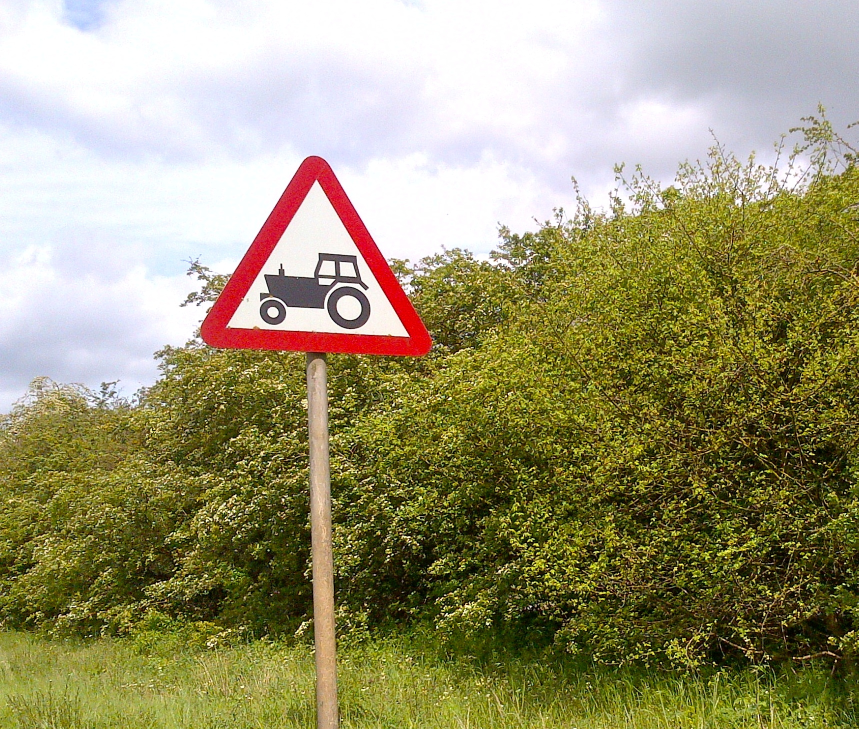
%> input picture img-20120505-00027.jpg, 1717 x 1458 px (shown at 1/2 size)
$ octave mainTest.m   (GNU Octave 9; MATLAB toolbox functions it lacks are replaced by stand-ins)
%> lines starting %> are read from the running program, lines starting %| are printed output that depends on the picture; in (x1, y1, x2, y2) boxes, pixels count from 0 and x2, y2 are one past the last pixel; in counts of white or black regions, pixels touching at a corner belong together; the program's own positions count from 1
%% Developed By Amburose Sekar.S
%% Works in WinterGreen Technologies,
%% Marthandam,KanyaKumari Dist,India.
%% Thanks For Third Party Codes.

clc;
clear all;
close all;

restoredefaultpath;
addpath(genpath(pwd));


[File,Path] = uigetfile('*','Select the Image file');
%> the answer given: img-20120505-00027.jpg
y=imread(strcat(Path,File));
%> y is the input picture: size 1458x1717x3 uint8; mean R, G, B 154.9, 149.3, 113.8
y=imresize(y,[250 300]);
%> y: size 250x300x3 uint8
figure,
imshow(y)
title('Input image')
y1=y;


s1=size(y);
%> s1 = [250 300 3]
src_img=y;
if(numel(s1) > 2)
    y=rgb2gray(y);
%> y: size 250x300 uint8
end
figure,
imshow(y)
title('Grayscale image')


%% find color MSER
R=double(src_img(:,:,1));
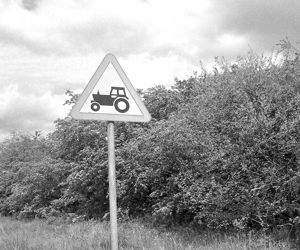
%> R: size 250x300 double; min 1, max 255, mean 154.9
G=double(src_img(:,:,2));
B=double(src_img(:,:,3));
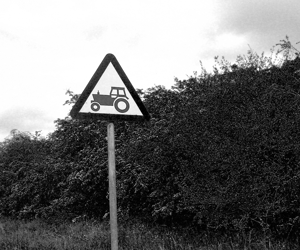
%> B: size 250x300 double; min 0, max 255, mean 113.8

ohmRB=max(R./(R+G+B),B./(R+G+B));
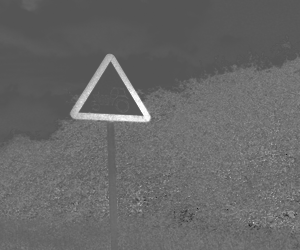
%> ohmRB: size 250x300 double; min 0.118, max 1, mean 0.408

figure,
imshow(uint8(ohmRB),[])
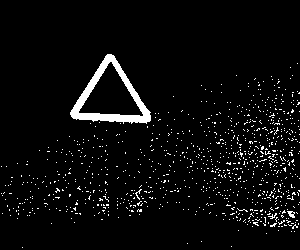
%> displayed picture: size 250x300, on the screen's scale of 0 to 255; 4.4% white; 908 white regions (904 under 20 px), largest, box (x1, y1, x2, y2) and area: (70, 54, 151, 124) 1471, (287, 211, 295, 218) 34, (135, 189, 142, 200) 21, (268, 213, 277, 219) 20
title('Normalized RB')

I = uint8(mat2gray(ohmRB)) ;
%> I: size 250x300 uint8; values 0 (black) and 1 (white), 2.1% white; 150 white regions (149 under 20 px), largest, box (x1, y1, x2, y2) and area: (70, 54, 151, 123) 1389

%% Connected Component Analysis
f=im2bw(ohmRB);
%> f: size 250x300 logical; 4% white; 780 white regions (778 under 20 px), largest, box (x1, y1, x2, y2) and area: (70, 54, 151, 124) 1465, (287, 211, 295, 218) 34
f=bwareaopen(f,50);
%> f: size 250x300 logical; 2% white; 1 white region

figure,
imshow(f)
title('Morphology Filter')
connComp = bwconncomp(f); % Find connected components
%> connComp = 1 connected component
stats = regionprops(connComp,'Area','Eccentricity','Solidity');
%> stats = 1 region; Area, Eccentricity and Solidity: 1465 0.445 0.436
disp(stats)
%|     Area = 1465
%|     Eccentricity = 0.4451
%|     Solidity = 0.4358
%% High Area Detected
clear s
s=regionprops(f,{'Area';'EquivDiameter';'BoundingBox';'Eccentricity'})
%> s = 1 region; box (x1, y1, x2, y2), Area, Eccentricity and EquivDiameter: (70, 54, 151, 124) 1465 0.445 43.19
[v ind]=max([s.Area]);
%> v = 1465; ind = 1
D=s(ind).EquivDiameter;
%> D = 43.19
%
A=pi.*D.^2.0/4.0;
%> A = 1465
%
Diff=abs(A-s(ind).Area)
%> Diff = 0
zk=imcrop(y1,s(ind).BoundingBox);
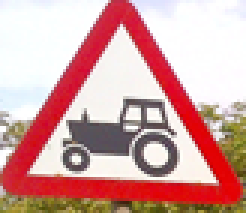
%> zk: size 71x82x3 uint8 (shown 3 times larger); mean R, G, B 212.5, 163.3, 161.1
figure,
imshow(zk)

s(ind).Eccentricity
%> ans = 0.445

zk1=imcrop(f,s(ind).BoundingBox);
%> zk1: size 71x82 logical; 25.2% white; 1 white region, box (x1, y1, x2, y2) and area: (0, 0, 81, 70) 1465
yk=imfill((zk1),'holes');
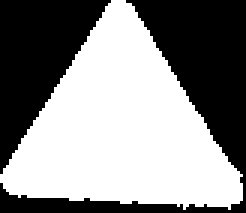
%> yk: size 71x82 logical (shown 3 times larger); 54.8% white; 2 black regions, box (x1, y1, x2, y2) and area: (0, 0, 82, 71) 1549, (0, 0, 37, 58) 1085
figure,imshow(yk)
title('Filling Holes')


%% Verify Circle
clear s
Ibw1=yk;
s1  = regionprops(Ibw1,'MajorAxisLength','MinorAxisLength','Area','centroid');
%> s1 = 1 region; Area, Centroid, MajorAxisLength and MinorAxisLength: 3188 [41.2 43.8] 72.67 65.75

ind=find([s1.Area]==max([s1.Area]));
centroids = cat(1, s1.Centroid);
%> centroids = [41.19 43.76]
Router=s1.MajorAxisLength./2.0;
%> Router = 36.34
Rinner=s1.MinorAxisLength./2.0;
%> Rinner = 32.88

[B,L] = bwboundaries(Ibw1,'noholes');
%> B = 1 boundary; box (x1, y1, x2, y2) and points: (0, 0, 81, 70) 215

imshow(label2rgb(L, @jet, [.5 .5 .5]))
hold on
for k = 1:length(B)
    boundary = B{k};
    plot(boundary(:,2), boundary(:,1), 'r', 'LineWidth', 2)
end
%> this loop made 1 pass
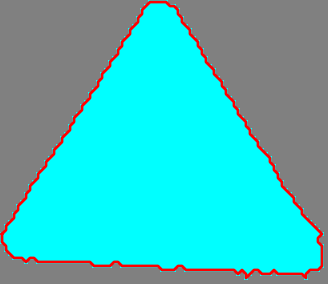
%> figure redrawn from the program's plot data; shown 4 times larger


%% MIC Model
R=Router;
%> R = 36.34

Xc=centroids(ind,1);
%> Xc = 41.19
Yc=centroids(ind,2);
%> Yc = 43.76
[m1,n1]=size(Ibw1);
%> m1 = 71; n1 = 82


Xi=boundary(:,2);%-round(m1/2);%Xl+(Xu-Xl).*rand(1,10);
%> Xi = 215 values, max 81 at index 122, min 1 at index 1, mean 41.62
Yi=boundary(:,1);%-round(n1/2);%Yl+(Yu-Yl).*rand(1,10);
%> Yi = 215 values, max 70 at index 135, min 1 at index 59, mean 45.33

eMIC= max(sqrt((Xi-Xc).^2 + (Yi-Yc).^2)-R);
%> eMIC = 9.76

fprintf('eMIC Value is --> %3.2f\n',eMIC);
%| eMIC Value is --> 9.76

if(eMIC<6.0)

    fprintf('Circle Detected\n');


    yk1=(zk(:,:,1)+zk(:,:,2)+zk(:,:,3))./3;

    yk1(yk1<=20)=0;
    yk1(yk1>20)=255;


    yk1=im2bw(rgb2gray(zk));


    yk1=imresize(yk1,[128 128]);

    figure,
    imshow(yk1)
    fprintf('Circle Detected\n');
    title('Circle Sign Detected')
    idk=1;

else

    idk=0;

    figure,
    imshow(zk)
    fprintf('Triangle Sign Detected\n');
    title('Triangle Sign Detected')


end


ik1=0;
if(idk==1)

%% Extract the Features

cellSize = 8 ;
%hog = vl_hog(im2single(yk1), cellSize, 'verbose') ;
hog=HOG(im2single(yk1));
load Train2.mat

for ik=1:numel(H)
P(:,ik)=double(H{ik}(:));
end

PP=double(hog(:));
T1=cell2mat(T);

trainSet=double(P).*0.5;

%%%%%%imp

trainClass=T1;
 testSet=double(PP).*0.5;
 testClass=1;
%%%%


[model,OtherOutput1]=classificationTrain(trainSet,trainClass,'lsvm');
% end
[result21,OtherOutput1]=classificationPredict(model,trainSet,trainClass);
[result2,OtherOutput]=classificationPredict(model,testSet,1);


if(result2==1)
    msgbox('Vechile Speed Set----> 20 Km/h');
% elseif(result2==2)
%     msgbox('Vechile Speed Set----> 30 Km/h');
elseif(result2==2)
    msgbox('Vechile Speed Set----> 40 Km/h');
elseif(result2==3)
    msgbox('Vechile Speed Set----> 60 Km/h');
else
    msgbox('Vechile Speed Normal');

end


    ik1=1;

end
